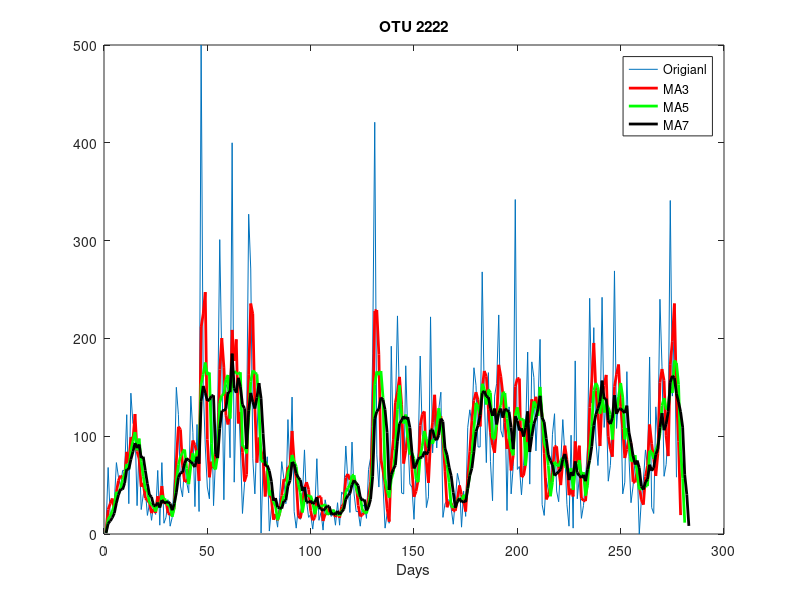

Recreate this plot in MATLAB.
load('Saliva_A');
Saliva_A = david14otusmetadatasalivaA';

Row_17 = Saliva_A(:,17);

MA3 = conv(Row_17,[1/3,1/3,1/3]);
MA5 = conv(Row_17,[1/5,1/5,1/5,1/5,1/5]);
MA7 = conv(Row_17,[1/7,1/7,1/7,1/7,1/7,1/7,1/7]);

figure
plot(Row_17)
hold on
plot(MA3,'r','LineWidth',2)
plot(MA5,'g','LineWidth',2)
plot(MA7,'k','LineWidth',2)
legend('Origianl','MA3','MA5','MA7')
title('OTU 2222')
xlabel('Days')
hold off

